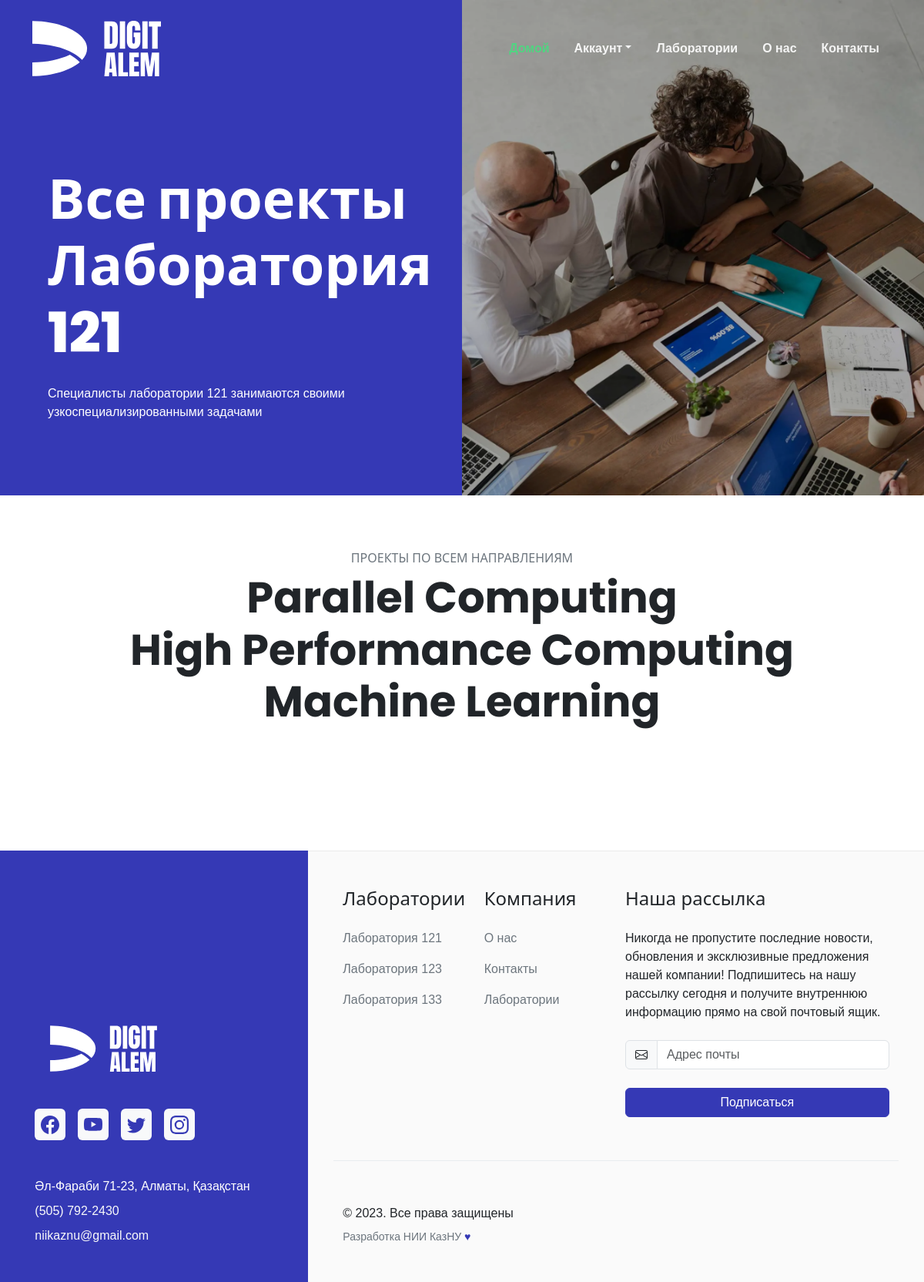
The page /how/lab121/projects/ on the database its author committed.
### digitapp/models.py (models this page shows, shortened)
class Lab(models.Model):
    name = models.CharField(max_length=100)
    description = models.TextField()
    fields = models.ManyToManyField('Field', related_name='lab')
    image = models.ImageField()
    slug = models.SlugField(max_length=100, unique=True, db_index=True, blank=True)

class Field(models.Model):
    name = models.CharField(max_length=100)
    description = models.TextField()
    image = models.ImageField()
    slug = models.SlugField(max_length=100, unique=True, db_index=True, blank=True)
    def __str__(self):
        return self.name

### digitapp/views.py (the view)
# urls.py: path('how/<slug:lab_slug>/projects/', all_projects, name='all_projects'),
def all_projects(request, lab_slug):
    lab = Lab.objects.get(slug=lab_slug)
    projects = Project.objects.filter(lab=lab)
    context = {
        'projects': projects,
        'lab': lab,
    }
    return render(request, 'all_projects.html', context)

### digitapp/context_processors.py (called while the page is built)
def labs(request):
    return {'labs': Lab.objects.all()}

### digitapp/templates/all_projects.html (shortened to what this page needs)
{% extends 'base.html' %}
{% load static %}
{% block nav %}
<section class="bg-primary" data-bs-theme="dark">
  <div class="container-fluid overflow-hidden">
    <div class="row">
      <div class="col-12 col-md-6 order-1 order-md-0 align-self-md-end">
        <div class="row py-3 py-sm-5 py-xl-9 bsb-section-mt-md-1 justify-content-sm-center">
          <div class="col-12 col-sm-10">
            <h1 class="display-2 fw-bolder mb-4 text-white">Все проекты {{lab.name}}</h1>
            <div class="row">
              <div class="col-12 col-xxl-8">
                <p class="fs-5 mb-0 text-secondary">{{lab.description|safe}}</p>
              </div>
            </div>
          </div>
        </div>
      </div>
      <div class="col-12 col-md-6 p-0">
        <figure class="bsb-overlay-figure w-100 h-100 m-0" style="--bsb-overlay-figure-opacity: .3">
          <img class="img-fluid w-100 h-100 object-fit-cover" loading="lazy" src="{% static 'assets/img/hero/service-img-1.webp' %}" alt="">
        </figure>
      </div>
    </div>
  </div>
</section>
{% endblock nav %}
{% block main %}
<section class="py-5 py-xl-8 bsb-section-py-xxl-1">
  <div class="container mb-5 mb-md-6 mb-xl-10">
    <div class="row justify-content-md-center">
      <div class="col-12 text-center">
        <h3 class="fs-6 text-secondary mb-2 text-uppercase">Проекты по всем направлениям</h3>
        {% for i in lab.fields.all %} <h2 class="display-4 fw-bold mb-0">{{i}}</h2> {% endfor %}
      </div>
    </div>
  </div>
</section>
{% endblock main %}

### digitapp/templates/base.html (shortened to what this page needs)
{% load static %}
<!doctype html>
<html lang="ru">
<head>
  <link rel="stylesheet" href="{% static 'assets/css/palette-bsb.css' %}">
</head>
<body>
  <header id="header">
    <nav class="navbar navbar-expand-lg bsb-navbar bsb-navbar-hover bsb-navbar-caret bsb-tpl-navbar-float bsb-tpl-navbar-sticky" data-bs-theme="dark" data-bsb-stuck-bg="bg-primary" data-bsb-stuck-theme="dark">
      <div class="container">
        <a class="navbar-brand" href="{% url 'index' %}">
          <img src="{% static 'assets/img/branding/Logo_RGB_white.svg' %}" class="bsb-tpl-logo" alt="">
        </a>
        <div class="offcanvas offcanvas-end bg-primary" tabindex="-1" id="offcanvasNavbar" aria-labelledby="offcanvasNavbarLabel">
          <div class="offcanvas-body">
            <ul id="bsb-tpl-navbar" class="navbar-nav justify-content-end flex-grow-1">
              <li class="nav-item">
                <a class="nav-link active" aria-current="page" href="{% url 'index' %}">Домой</a>
              </li>
              <li class="nav-item dropdown" data-bs-theme="light">
                <a class="nav-link dropdown-toggle" href="#!" id="blogDropdown" role="button" data-bs-toggle="dropdown" aria-expanded="false">Аккаунт</a>
              </li>
              <li class="nav-item">
                <a class="nav-link" href="{% url 'how' %}">Лаборатории</a>
              </li>
              <li class="nav-item">
                <a class="nav-link" href="{% url 'about' %}">О нас</a>
              </li>
              <li class="nav-item">
                <a class="nav-link" href="{% url 'contacts' %}">Контакты</a>
              </li>
            </ul>
          </div>
        </div>
      </div>
    </nav>
    {% block nav %}
    {% endblock nav %}
  </header>
  {% block main %}
  {% endblock main %}
  <footer class="footer">
    <section>
      <div class="container-fluid">
        <div class="row">
          <div class="col-12 col-lg-4 bg-primary py-4 py-md-5 py-xxl-8">
            <div class="row h-100 align-items-end justify-content-center">
              <div class="col-12 col-md-11 col-xl-10">
                <div class="footer-logo-wrapper">
                  <a href="{% url 'index' %}">
                    <img src="{% static 'assets/img/branding/Logo_RGB_white.svg' %}" alt="" width="179" height="60">
                  </a>
                </div>
                <div class="social-media-wrapper mt-5">
                  <ul class="nav">
                    <li class="nav-item me-3">
                      <a class="nav-link link-primary p-2 bg-light rounded" href="#!">
                      </a>
                    </li>
                    <li class="nav-item me-3">
                      <a class="nav-link link-primary p-2 bg-light rounded" href="#!">
                      </a>
                    </li>
                    <li class="nav-item me-3">
                      <a class="nav-link link-primary p-2 bg-light rounded" href="#!">
                      </a>
                    </li>
                    <li class="nav-item">
                      <a class="nav-link link-primary p-2 bg-light rounded" href="#!">
                      </a>
                    </li>
                  </ul>
                </div>
                <div class="address-wrapper mt-5">
                  <address class="mb-2 text-white">Әл-Фараби 71-23, Алматы, Қазақстан</address>
                  <p class="mb-2">
                    <a class="link-light text-decoration-none" href="tel:+15057922430">(505) 792-2430</a>
                  </p>
                  <p class="mb-0">
                    <a class="link-light text-decoration-none" href="mailto:niikaznu@gmail.com">niikaznu@gmail.com</a>
                  </p>
                </div>
              </div>
            </div>
          </div>
          <div class="col-12 col-lg-8 bsb-tpl-bg-lotion border-top bsb-tpl-border-lg-cyan py-4 py-md-5 py-xxl-8">
            <div class="row justify-content-center">
              <div class="col-12 col-md-11 col-xxl-10">
                <div class="row gy-4 gy-sm-0">
                  <div class="col-6 col-sm-3">
                    <div class="widget">
                      <h4 class="widget-title mb-4">Лаборатории</h4>
                      <ul class="list-unstyled">
                        {% for lab in labs %}
                        <li class="mb-3">
                          <a href="{% url 'lab' lab.slug %}" class="link-secondary text-decoration-none">{{lab.name}}</a>
                        </li>
                        {% endfor %}
                      </ul>
                    </div>
                  </div>
                  <div class="col-6 col-sm-3">
                    <div class="widget">
                      <h4 class="widget-title mb-4">Компания</h4>
                      <ul class="list-unstyled">
                        <li class="mb-3">
                          <a href="{% url 'about' %}" class="link-secondary text-decoration-none">О нас</a>
                        </li>
                        <li class="mb-3">
                          <a href="{% url 'contacts' %}" class="link-secondary text-decoration-none">Контакты</a>
                        </li>
                        <li class="mb-3">
                          <a href="{% url 'how' %}" class="link-secondary text-decoration-none">Лаборатории</a>
                        </li>
                      </ul>
                    </div>
                  </div>
                  <div class="col-12 col-sm-6">
                    <div class="widget">
                      <h4 class="widget-title mb-4">Наша рассылка</h4>
                      <p class="mb-4">Никогда не пропустите последние новости, обновления и эксклюзивные предложения нашей компании! Подпишитесь на нашу рассылку сегодня и получите внутреннюю информацию прямо на свой почтовый ящик.</p>
                      <form action="{% url 'mailing_form' %}" method="POST">
                        <div class="row gy-4">
                          <div class="col-12">
                            <div class="input-group">
                              <span class="input-group-text" id="email-newsletter-addon">
                              </span>
                              <input type="email" name="email" class="form-control" id="email-newsletter" value="" placeholder="Адрес почты" aria-label="email-newsletter" aria-describedby="email-newsletter-addon" required>
                            </div>
                          </div>
                          <div class="col-12">
                            <div class="d-grid">
                              <button class="btn btn-primary" type="submit">Подписаться</button>
                            </div>
                          </div>
                        </div>
                      </form>
                    </div>
                  </div>
                </div>
                <div class="row mt-6 border-top border-light-subtle">
                  <div class="footer-copyright-wrapper mt-6">
                    &copy; 2023. Все права защищены
                  </div>
                  <div class="credits text-secondary mt-2 fs-7">
                    Разработка НИИ КазНУ <span class="text-primary">&#9829;</span>
                  </div>
                </div>
              </div>
            </div>
          </div>
        </div>
      </div>
    </section>
  </footer>
</body>
</html>

### rows shown on the page
Lab: name "Лаборатория 121", description "Специалисты лаборатории 121 занимаются своими узкоспециализированными задачами"
Field: name "Parallel Computing"
Field: name "High Performance Computing"
Field: name "Machine Learning"
Lab: name "Лаборатория 123"
Lab: name "Лаборатория 133"
